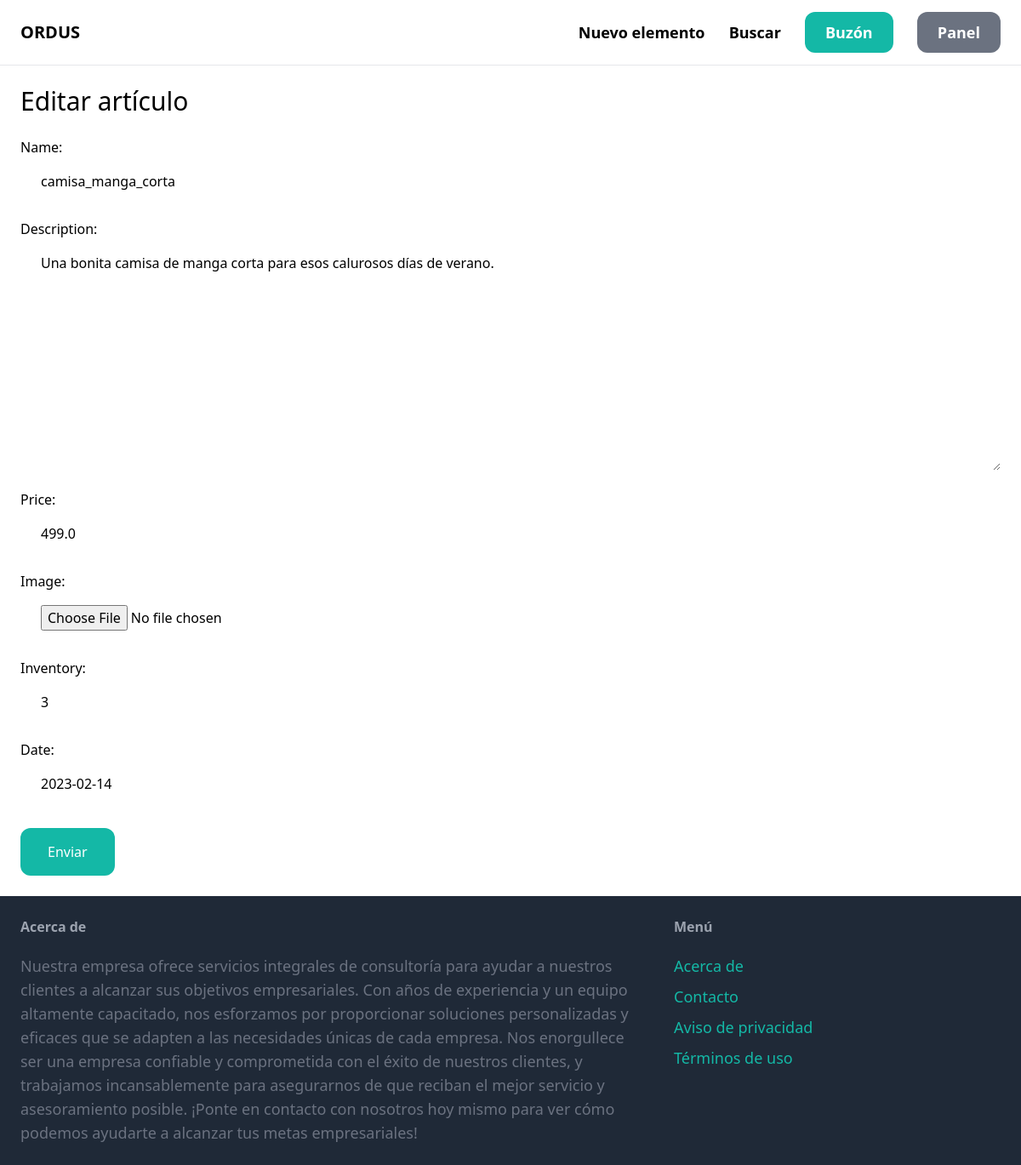
/items/4/edit/ (signed in), run on an earlier commit of the app's database.
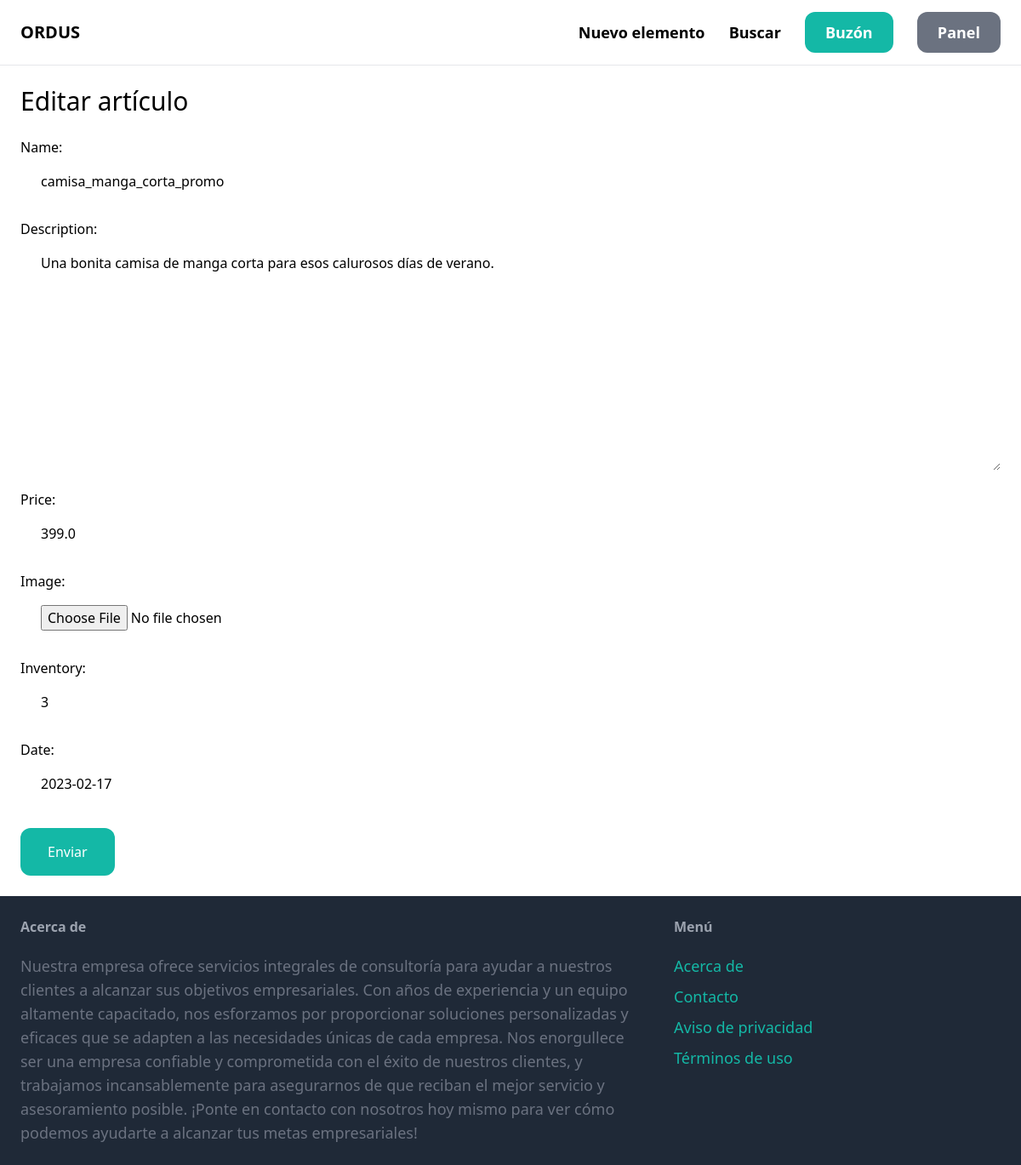
And on a later commit of the database.
### item/models.py (models this page shows, shortened)
class Item(models.Model):
    category = models.ForeignKey(Category, related_name='items', on_delete=models.CASCADE)
    name = models.CharField(max_length=255)
    description = models.TextField(blank=True, null=True)
    price = models.FloatField()
    image = models.ImageField(upload_to='item_images', blank=True, null=True)
    inventory = models.IntegerField()
    added = models.ForeignKey(User, related_name='items', on_delete=models.CASCADE)
    date = models.DateField()

### item/views.py (the view)
# urls.py: path('<int:pk>/edit/', views.edit, name='edit'),
@login_required
def edit(request, pk):
    item = get_object_or_404(Item, pk=pk, added=request.user)
    if request.method == 'POST':
        form = EditItemForm(request.POST, request.FILES, instance=item)
        if form.is_valid():
            form.save()
            return redirect('item:detail', pk=item.id)
    else:
        form = EditItemForm(instance=item)
    return render(request, 'item/form.html', {
        'form': form,
        'title': 'Editar artículo',
    })

### item/forms.py
class EditItemForm(forms.ModelForm):
    class Meta:
        model=Item
        fields=('name', 'description', 'price', 'image', 'inventory', 'date',)
        widgets = {
            'name': forms.TextInput(attrs={
                'class': INPUT_CLASES,
            }),
            'description': forms.Textarea(attrs={
                'class': INPUT_CLASES,
            }),
            'price': forms.TextInput(attrs={
                'class': INPUT_CLASES,
            }),
            'image': forms.FileInput(attrs={
                'class': INPUT_CLASES,
            }),
            'inventory': forms.TextInput(attrs={
                'class': INPUT_CLASES,
            }),
            'date': forms.DateInput(attrs={
                'class': INPUT_CLASES,
            }),
        }

### item/templates/item/form.html (shortened to what this page needs)
{% extends 'core/base.html' %}
{% block content %}
<h1 class="mb-6 text-3xl">{{ title }}</h1>
<form method="post" action="." enctype="multipart/form-data">
    <div class="space-y-4">
        {{ form.as_p }}
    </div>
    <button class='mt-6 py-4 px-8 test-lg bg-teal-500 hover:bg-teal-700 rounded-xl text-white'>Enviar</button>
</form>
{% endblock %}

What changed in the data, as far as the page shows it:
changed Item "Una bonita camisa de manga corta para esos calurosos días de verano.": name "camisa_manga_corta" → "camisa_manga_corta_promo"; price "499.0" → "399.0"; date "2023-02-14" → "2023-02-17"
